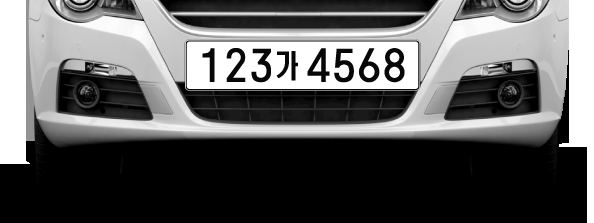
#> input picture cap.png, 594 x 223 px
$ python hello.py   (older library calls are emulated)
#> lines starting #> are read from the running program, lines starting #| are printed output that depends on the picture; after the words box and inside, x2 and y2 are one past the last pixel; in counts of white or black regions, pixels touching at a corner belong together
#!/usr/bin/etc python

import cv2
import numpy as np
import pytesseract
from  PIL import Image


class Recognition:
     def ExtractNumber(self):
          Number='cap.png'
          img=cv2.imread(Number,cv2.IMREAD_COLOR)
#> img is the input picture: shape (223, 594, 3); mean B, G, R 95.3, 95.3, 95.3
          copy_img=img.copy()
          img2=cv2.cvtColor(img,cv2.COLOR_BGR2GRAY)
          cv2.imwrite('gray.jpg',img2)
          blur = cv2.GaussianBlur(img2,(3,3),0)
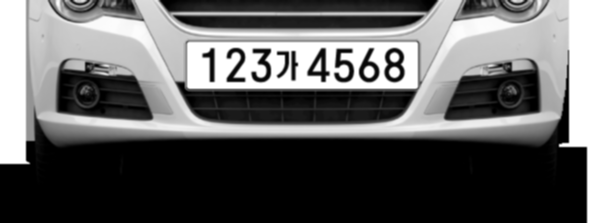
#> blur: shape (223, 594); min 0, max 255, mean 95.3
          cv2.imwrite('blur.jpg',blur)
          canny=cv2.Canny(blur,100,200)
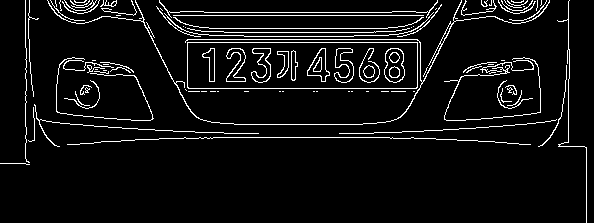
#> canny: shape (223, 594); 6.2% white in thin lines or dots
          cv2.imwrite('canny.jpg',canny)
          cnts,contours,hierarchy  = cv2.findContours(canny, cv2.RETR_TREE, cv2.CHAIN_APPROX_SIMPLE)
#> contours = 123 contours, 90 with area under 20; largest, box (x1, y1, x2, y2) and area: (187, 42, 418, 89) 10579, (187, 42, 418, 89) 10575, (384, 48, 405, 83) 564, (384, 48, 405, 83) 538, (307, 48, 330, 82) 380


          box1=[]
          f_count=0
          select=0
          plate_width=0

          for i in range(len(contours)):
               cnt=contours[i]
               area = cv2.contourArea(cnt)
               x,y,w,h = cv2.boundingRect(cnt)
               rect_area=w*h  #area size
               aspect_ratio = float(w)/h # ratio = width/height

               if  (aspect_ratio>=0.2)and(aspect_ratio<=1.0)and(rect_area>=100)and(rect_area<=700):
                    cv2.rectangle(img,(x,y),(x+w,y+h),(0,255,0),1)
                    box1.append(cv2.boundingRect(cnt))
#> this loop made 123 passes
#> (area, x, y, w, h, rect_area, aspect_ratio) on passes 52, 55, 56, 57, 58, 59, 60, 61, 62, 63, 66, 67: (29, 444, 57, 97, 64, 6208, 1.52), (21, 56, 57, 98, 64, 6272, 1.53), (10579, 187, 42, 231, 47, 10857, 4.91), (10575, 187, 42, 231, 47, 10857, 4.91), (103, 363, 65, 12, 13, 156, 0.923), (95, 363, 65, 12, 13, 156, 0.923), (140.5, 277, 51, 12, 27, 324, 0.444), (126.5, 277, 51, 12, 27, 324, 0.444), (125, 291, 50, 7, 31, 217, 0.226), (119, 291, 50, 7, 31, 217, 0.226), (93, 389, 66, 11, 12, 132, 0.917), (83, 389, 66, 11, 12, 132, 0.917)
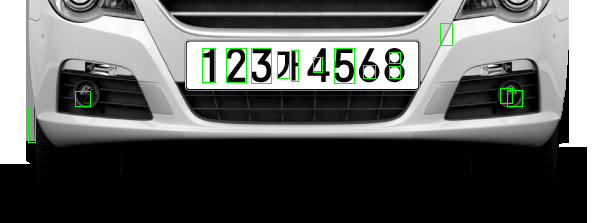
#> img: shape (223, 594, 3); 0.82% of pixels changed, all inside (x1, y1, x2, y2) = (28, 23, 523, 143)
#> after the loop, box1 = 25 items, first 6: (28, 107, 7, 35), (75, 91, 15, 15), (507, 90, 15, 16), (500, 88, 12, 15), (363, 65, 12, 13), (363, 65, 12, 13)

          for i in range(len(box1)): ##Buble Sort on python
               for j in range(len(box1)-(i+1)):
                    if box1[j][0]>box1[j+1][0]:
                         temp=box1[j]
                         box1[j]=box1[j+1]
                         box1[j+1]=temp
#> this loop made 25 passes
#> after the loop, box1 = 25 items, first 6: (28, 107, 7, 35), (75, 91, 15, 15), (202, 48, 13, 34), (202, 48, 13, 34), (226, 48, 20, 34), (226, 48, 20, 34)

         #to find number plate measureing length between rectangles
          for m in range(len(box1)):
               count=0
               for n in range(m+1,(len(box1)-1)):
                    delta_x=abs(box1[n+1][0]-box1[m][0])
                    if delta_x > 150:
                         break
                    delta_y =abs(box1[n+1][1]-box1[m][1])
                    if delta_x ==0:
                         delta_x=1
                    if delta_y ==0:
                         delta_y=1
                    gradient =float(delta_y) /float(delta_x)
                    if gradient<0.25:
                        count=count+1
               #measure number plate size
               if count > f_count:
                    select = m
                    f_count = count;
                    plate_width=delta_x
#> this loop made 25 passes
#> (select, f_count, plate_width) on passes 3, 7: (2, 12, 161), (6, 14, 189)
#> after the loop, f_count = 14; plate_width = 189; select = 6
          cv2.imwrite('snake.jpg',img)


          number_plate=copy_img[box1[select][1]-10:box1[select][3]+box1[select][1]+20,box1[select][0]-10:140+box1[select][0]]
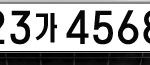
#> number_plate: shape (65, 150, 3); mean B, G, R 153.8, 153.6, 153.5
          resize_plate=cv2.resize(number_plate,None,fx=1.8,fy=1.8,interpolation=cv2.INTER_CUBIC+cv2.INTER_LINEAR)
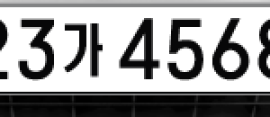
#> resize_plate: shape (117, 270, 3); mean B, G, R 153.8, 153.6, 153.5
          plate_gray=cv2.cvtColor(resize_plate,cv2.COLOR_BGR2GRAY)
          ret,th_plate = cv2.threshold(plate_gray,150,255,cv2.THRESH_BINARY)
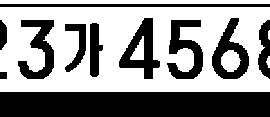
#> th_plate: shape (117, 270); 57.3% white; 11 black regions, largest, box (x1, y1, x2, y2) and area: (0, 92, 270, 117) 6750, (167, 20, 203, 79) 1103, (119, 18, 160, 79) 1102

          cv2.imwrite('plate_th.jpg',th_plate)
          kernel = np.ones((3,3),np.uint8)
          er_plate = cv2.erode(th_plate,kernel,iterations=1)
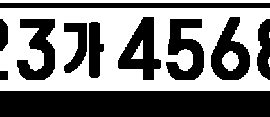
#> er_plate: shape (117, 270); 49.3% white; 6 white regions (2 under 20 px), largest, box (x1, y1, x2, y2) and area: (0, 8, 270, 91) 14392, (0, 0, 270, 3) 810, (222, 51, 239, 71) 247, (131, 40, 143, 59) 119
          er_invplate = er_plate
          cv2.imwrite('er_plate.jpg',er_invplate)
#> (the run stopped early here; a loop or call above may not have finished)
